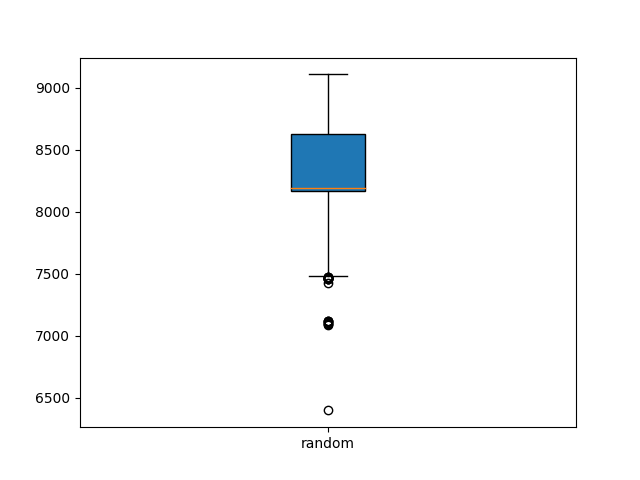

Python code for this plot:
import matplotlib.pyplot as plt
from algorunner import *
import numpy as np

# Runs the random algorithm
Runs = AlgoRunner(1000)

# Stores all the seperate runs
box_data = Runs.algo_samples

k_values = []

# Extracts the k_values for each run
for i in range(len(box_data)):

    k = box_data[i].get_k()
    print(k)
    k_values.append(k)

# Saves the boxplot (More plots will be added with more algorithms)
plt.boxplot(k_values, patch_artist=True, labels=['random'])
plt.savefig("boxplot.png", format="png")
